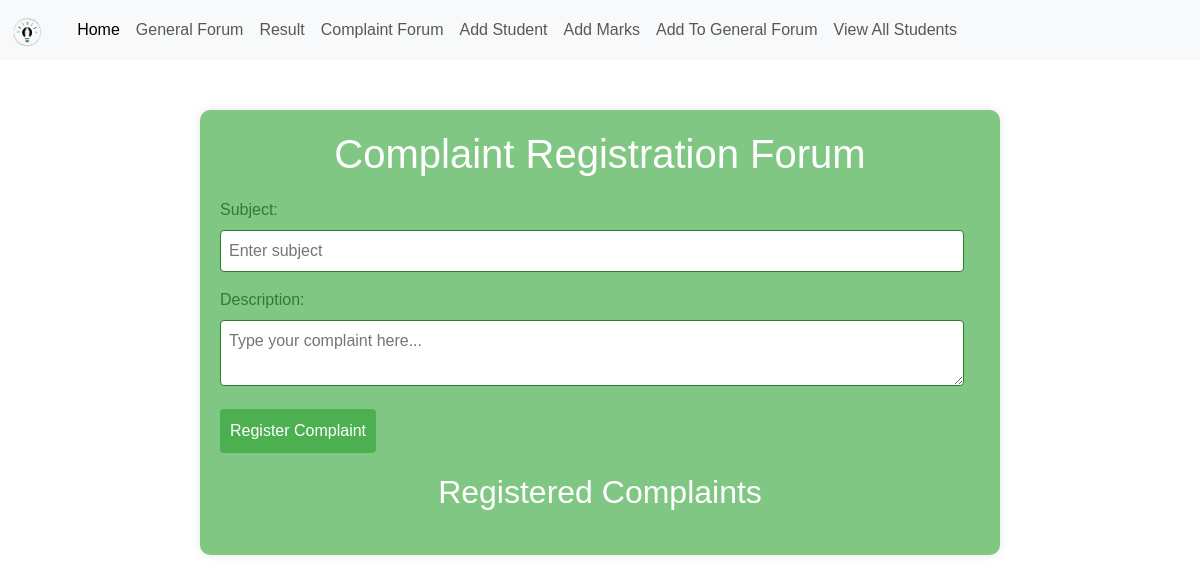
The page /add_complaint/ on the database as committed earlier.
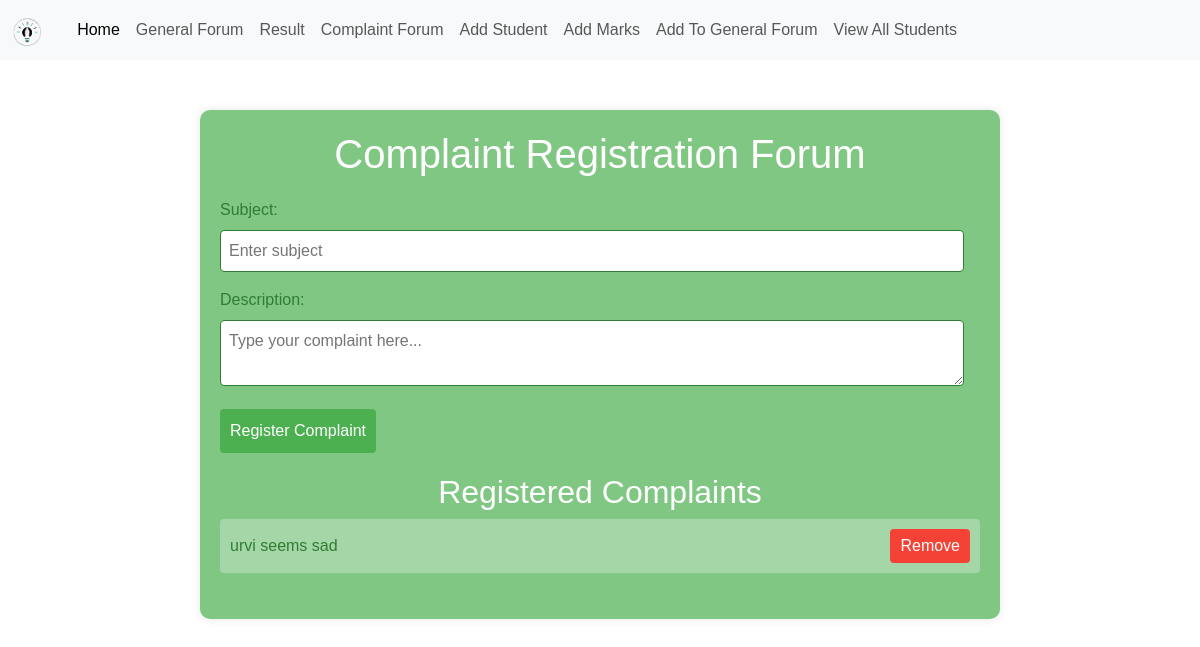
The same page on the database as committed later.
### deptmanagementsystem/models.py (models this page shows, shortened)
class Complaints(models.Model):
    subject = models.CharField(max_length=200)
    description = models.CharField(max_length=500)

### deptmanagementsystem/views.py (the view, shortened to what this page needs)
# urls.py: path('add_complaint/', add_complaint, name='add-complaint'),
def add_complaint(request):
    all_complaints = Complaints.objects.all()
    return render(request, 'complaintforum.html', {'complaints' : all_complaints})

### templates/complaintforum.html (shortened to what this page needs)
{% extends 'base.html' %}
{% block content %}
    <div class="container">
        <h1>Complaint Registration Forum</h1>
        <form method="post" action="{% url 'add-complaint' %}" id="complainForm" >
            <label for="subject">Subject:</label>
            <input type="text" id="subject" name="subject" placeholder="Enter subject" required>
            <label for="complainText">Description:</label>
            <textarea id="complainText" name="complaintText" placeholder="Type your complaint here..." required></textarea>
            <button type="submit">Register Complaint</button>
        </form>
        <div id="complaintsList">
            <h2>Registered Complaints</h2>
            <ul id="complaints">
                {% for complaint in complaints %}
                <li class="complaint">
                    <a href="{% url 'complaint-details' complaint.id %}">{{complaint.subject}}</a>
                    <button class="remove-button" onclick="redirectToDelete('{{ complaint.id }}')">Remove</button>
                </li>
                {% endfor %}
            </ul>
        </div>
    </div>
    {% endblock content %}

Rows that differ between the two databases and show on the page:
added Complaints: subject "urvi seems sad"
